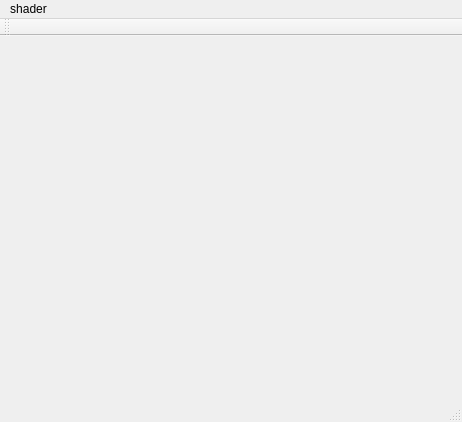
<?xml version="1.0" encoding="UTF-8"?>
<ui version="4.0">
 <class>MainWindow</class>
 <widget class="QMainWindow" name="MainWindow">
  <property name="geometry">
   <rect>
    <x>0</x>
    <y>0</y>
    <width>462</width>
    <height>422</height>
   </rect>
  </property>
  <property name="windowTitle">
   <string>MainWindow</string>
  </property>
  <widget class="QWidget" name="centralWidget"/>
  <widget class="QMenuBar" name="menuBar">
   <property name="geometry">
    <rect>
     <x>0</x>
     <y>0</y>
     <width>462</width>
     <height>20</height>
    </rect>
   </property>
   <widget class="QMenu" name="menushader">
    <property name="title">
     <string>shader</string>
    </property>
    <addaction name="actionEdit_Shader"/>
   </widget>
   <addaction name="menushader"/>
  </widget>
  <widget class="QToolBar" name="mainToolBar">
   <attribute name="toolBarArea">
    <enum>TopToolBarArea</enum>
   </attribute>
   <attribute name="toolBarBreak">
    <bool>false</bool>
   </attribute>
  </widget>
  <widget class="QStatusBar" name="statusBar"/>
  <action name="actionEdit_Shader">
   <property name="text">
    <string>Edit Shader</string>
   </property>
  </action>
 </widget>
 <layoutdefault spacing="6" margin="11"/>
 <resources/>
 <connections/>
</ui>
